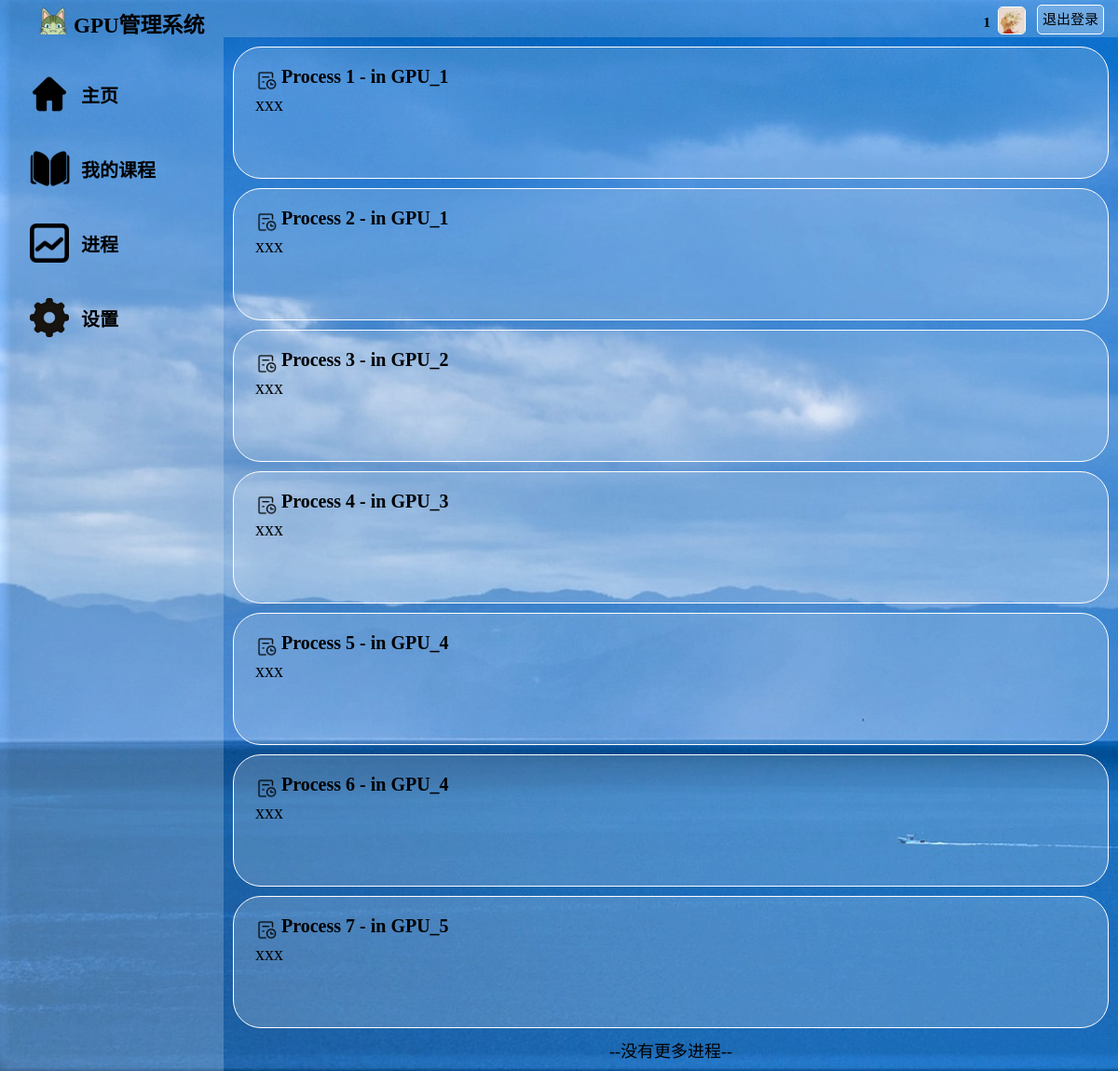
Page /process/ (signed in) on the committed database.
### watchlist/models.py (models this page shows, shortened)
class User(db.Model, UserMixin):
    __tablename__ = 'User'
    id = db.Column(db.Integer, primary_key=True)
    username = db.Column(db.String(20))
    password_hash = db.Column(db.String(128))
    identity = db.Column(db.String(128))
    pic_path = db.Column(db.String(128), default="/static/pic/1.jpg")
    stu_id = db.Column(db.String(20), default="未填写")
    ingrade = db.Column(db.String(20), default="未填写")
    inclass = db.Column(db.String(20), default="未填写")

class Process(db.Model):
    __tablename__ = 'Process'
    id = db.Column(db.Integer, primary_key=True)
    name = db.Column(db.String(50))  # 程序的名称
    info = db.Column(db.String(300))  # 程序的信息
    result = db.Column(db.String(1000))  # 程序的结果
    code = db.Column(db.String(10000))  # 存储代码，方便以后编辑代码
    gpu_name = db.Column(db.String(50), db.ForeignKey('GPU.name'))  # 程序在哪个gpu上跑的

### watchlist/views.py (the view)
@app.route('/process/', methods=['GET', 'POST'])
@login_required
def process():
    processes = Process.query.all()
    return render_template('process.html', processes=processes)

### watchlist/__init__.py (called while the page is built)
@login_manager.user_loader
def load_user(user_id):
    from watchlist.models import User
    user = User.query.get(int(user_id))
    return user

@app.context_processor
def inject_user():
    from watchlist.models import User
    user = User.query.first()
    return dict(user=user)

### watchlist/templates/process.html (shortened to what this page needs)
<!DOCTYPE html>
<html lang="en">
<head>
	<link rel="stylesheet" href="/static/style.css" />
</head>
<body>
	<div id="container">
		<div id="header" >
			<div id="logo">
	            <img src="../static/pic/logo.png" alt="">
	            <span>GPU管理系统</span>
	        </div>
			<div id="other">
				<form form method="POST" action="/logout/">
					<a id="login_out" href="/logout/" class="button">退出登录</a>
					<div id="user_img">
						<img src="{{ current_user.pic_path }}" alt="image">
					</div>
					<div id="user_name">
						<span>{{ current_user.username }}</span>
					</div>
				</form>
			</div>
		</div>
		<div id="main">
			<div id="aside">
				<br>
				<div id="Home Page">
					<div class="asidepic">
						<img src="/static/pic/home.png" alt="">
					</div>
					<div class="asidechoices">
						<a href="/index/">主页</a>
					</div>
				</div>
				<div id="My courses">
					<div class="asidepic">
						<img src="/static/pic/courses.png" alt="">
					</div>
					<div class="asidechoices">
						<a href="/my_courses/">我的课程</a>
					</div>
				</div>
				<div id="Process">
					<div class="asidepic">
						<img src="/static/pic/process.png" alt="">
					</div>
					<div class="asidechoices">
						<a href="/process/">进程</a>
					</div>
				</div>
				<div id="Settings">
					<div class="asidepic">
						<img src="/static/pic/settings.png" alt="">
					</div>
					<div class="asidechoices">
						<a href="/settings/">设置</a>
					</div>
				</div>
			</div>
			<div id="content">
				{% for p in processes %}
				<div id="program1" class="program">
					<a href="/process/{{ p['id'] }}/">
						<div class="index_img">
							<img src="/static/pic/process_.png" alt="">
						</div>
						{{ p['name'] }} - in {{ p['gpu_name'] }}
					</a>
					<div class="programsum">
						<p>{{ p['info'] }}</p>
					</div>
				</div>
				{% endfor %}
				<p class="index_box_no">--没有更多进程--</p>
			</div>
		</div>
	</div>
</body>
</html>

### watchlist/static/style.css (style rules this page uses)
* { margin: 0; padding: 0; font-family: "阿里巴巴普惠体", "微软雅黑"; color: black; }
html { height: 100%; background:url("pic/bg.gif") repeat-y; background-size: cover; }
#container { margin: 0; height: 100%; }
#header { height: 40px; width: 100%; position: fixed; z-index: 1000;left: 0; top: 0; }
#login_out { height: 30px; padding: 0 5px; margin:5px 15px 6px 2px; font-size:15px; line-height: 30px; float:right; background: rgba(255, 255, 255, 0.2); color:black; text-decoration: none; border:1px solid white; border-radius: 5px; }
#user_img { margin-top: 5px; margin-right: -40px padding-top: -50px; float: right; margin: 10px; height: 30px; width: 30px; }
#user_img img { margin-top:-15px; width: 95%; height:95%; border: 1px solid white; border-radius: 5px; }
#user_name { width: 80px; height: 88%; float: right; margin:1px -23px 1px 0; padding: 1px; color: black; text-align: right; }
#user_name span { font-size: 15px; font-weight: bold; }
#logo { height: 100%; width: 20%; float: left; background: rgba(255, 255, 255, 0.2); }
#logo img { float: left; margin-left: 40px; height: 85%; margin-top: 3px; }
#logo span { float: left; margin-left: 5px; margin-top: 8px; font-weight: bold; font-size: 23px; }
#other { height: 100%; width: 80%; float: left; background: rgba(255, 255, 255, 0.2); text-align: right; line-height: 40px; font-size: 20px; color: black; }
#other span { height: 80%; width: 20%; color: black; margin-right:20px; }
#main { height: auto; }
#aside { margin-top: 40px; float: left; width: 20%; height: 100%; background: rgba(255, 255, 255, 0.2); position: fixed; }
#aside div { height: 60px; margin: auto; text-align: left; margin-left: 5px; padding: 10px; }
#aside a { text-decoration: none; text-align: center; font-size: 20px; line-height: 50px; height: 60px; color: black; margin: 5px; padding: 2px; font-weight: bold; }
.asidepic { height: 80%; width: 25px; float: left; line-height: 100%; }
.asidepic img { height: 70%; margin: 2px; }
.asidechoices { height: 80%; float: left; margin:2px; padding: 2px; }
#content { float: right; width: 80%; height: 100%; overflow: auto; margin-top:40px; }
.index_img { height: 1.5em; float: left; line-height: 100%; }
.index_img img { height: 70%; margin: 5px; }
.index_box_no { font-size: 18px; margin: 10px; text-align: center }
.program { height: 100px; border: 1px solid white; background: rgba(255, 255, 255, 0.2); padding: 20px; margin: 10px; font-size: 20px; border-radius: 30px; color: black; }
.program a { text-decoration: none; font-size: 20px; height: 60px; color: black; font-weight: bold; }
.programsum { height: 90%; width: 100%; overflow: auto; margin: 3px; }

### rows in the picture
User: username "1"
Process: name "Process 1", gpu_name "GPU_1", info "xxx"
Process: name "Process 2", gpu_name "GPU_1", info "xxx"
Process: name "Process 3", gpu_name "GPU_2", info "xxx"
Process: name "Process 4", gpu_name "GPU_3", info "xxx"
Process: name "Process 5", gpu_name "GPU_4", info "xxx"
Process: name "Process 6", gpu_name "GPU_4", info "xxx"
Process: name "Process 7", gpu_name "GPU_5", info "xxx"
